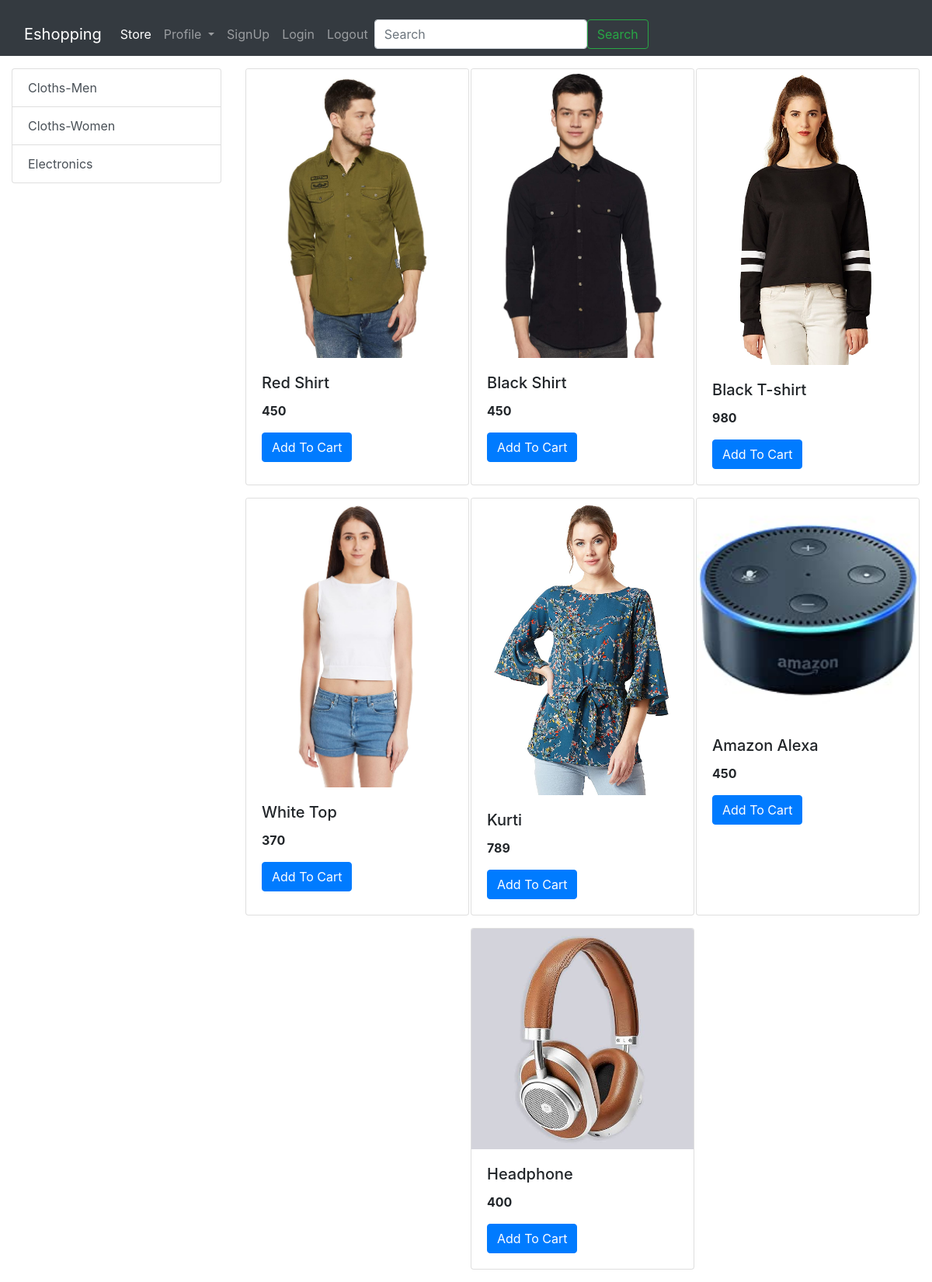
The page / on the database its author committed.
### store/models.py (models this page shows, shortened)
class Category(models.Model):
    name=models.CharField(max_length=50)
    @staticmethod
    def get_all_categories():
        return Category.objects.all()

class Product(models.Model):
    name=models.CharField(max_length=50)
    price=models.IntegerField(default=0)
    description=models.CharField(max_length=200,default='')
    category=models.ForeignKey(Category,on_delete=models.CASCADE,default=1)
    image=models.ImageField(upload_to='uploads/products/')
    @staticmethod
    def get_all_products():
        return Product.objects.all()

### store/views.py (the view)
# urls.py: 2. Add a URL to urlpatterns:  path('', views.home, name='home')
def home(request):
    products=None
    categories=Category.get_all_categories()
    categoryID=request.GET.get('categories')
    print(categoryID)
    if categoryID:
        products=Product.get_all_products_by_categoryid(categoryID)
    else:
        products=Product.get_all_products()
    print(categoryID)
    data={}
    data['products']=products
    data['categories']=categories
    return render(request,'store/home.html',data)

### store/templates/store/home.html
{% extends 'store/base.html' %}
{% block content %}
<div class="container-fluid mt-3">
 <div class="row">
<div class="col-lg-3 mx-auto">
    <div class="list-group">
        {% for category in categories %}
        <a href="/?category={{category.id}}" class="list-group-item list-group-item-action" aria-current="true">
      {{category.name}}</a>
        {% endfor %}
      </div>
</div>
     <div id="products" class="col-lg-9 mx-auto">
        <div class="row mx-auto">
            {% for n in products %}
            <div class="card mx-auto mb-3" style="width: 18rem;">
                <img class="card-img-top" src="{{n.image.url}}" alt="Card image cap">
                <div class="card-body">
                  <h5 class="card-title">{{n.name}}</h5>
                  <p class="card-text"><b>{{n.price}}</b></p>
                  <a href="#" class="btn btn-primary">Add To Cart</a>
                </div>
              </div>
            {% endfor %}
        </div>
     </div>
 </div>
</div>
{% endblock content %}

### store/templates/store/base.html (shortened to what this page needs)
<!doctype html>
{% load static %}
<html lang="en">
  <head>
    <link rel="stylesheet" href="{% static 'store/css/bootstrap.css' %}">
  </head>
  <body>
    <nav class="navbar navbar-expand-lg navbar-dark bg-dark">
        <div class="container-fluid mt-3">
          <a class="navbar-brand" href="#">Eshopping</a>
          <div class="collapse navbar-collapse" id="navbarSupportedContent">
            <ul class="navbar-nav me-auto mb-2 mb-lg-0">
              <li class="nav-item">
                <a class="nav-link active" aria-current="page" href="#">Store</a>
              </li></ul>
              <ul class="navbar-nav my-2 my-lg-0">
              <li class="nav-item dropdown">
                <a class="nav-link dropdown-toggle" href="#" id="navbarDropdown" role="button" data-bs-toggle="dropdown" aria-expanded="false">
                  Profile
                </a>
              </li>
              <li class="nav-item">
                <a class="nav-link" href="#">SignUp</a>
              </li>
              <li class="nav-item">
                <a class="nav-link" href="#">Login</a>
              </li>
              <li class="nav-item">
                <a class="nav-link" href="#">Logout</a>
              </li>
            </ul>
            <form class="d-flex">
              <input class="form-control me-2" type="search" placeholder="Search" aria-label="Search">
              <button class="btn btn-outline-success" type="submit">Search</button>
            </form>
          </div>
        </div>
      </nav>
    {% block content %}
    {% endblock content %}
  </body>
</html>

### rows shown on the page
Category: name "Cloths-Men"
Category: name "Cloths-Women"
Category: name "Electronics"
Product: image (picture), name "Red Shirt", price "450"
Product: image (picture), name "Black Shirt", price "450"
Product: image (picture), name "Black T-shirt", price "980"
Product: image (picture), name "White Top", price "370"
Product: image (picture), name "Kurti", price "789"
Product: image (picture), name "Amazon Alexa", price "450"
Product: image (picture), name "Headphone", price "400"
